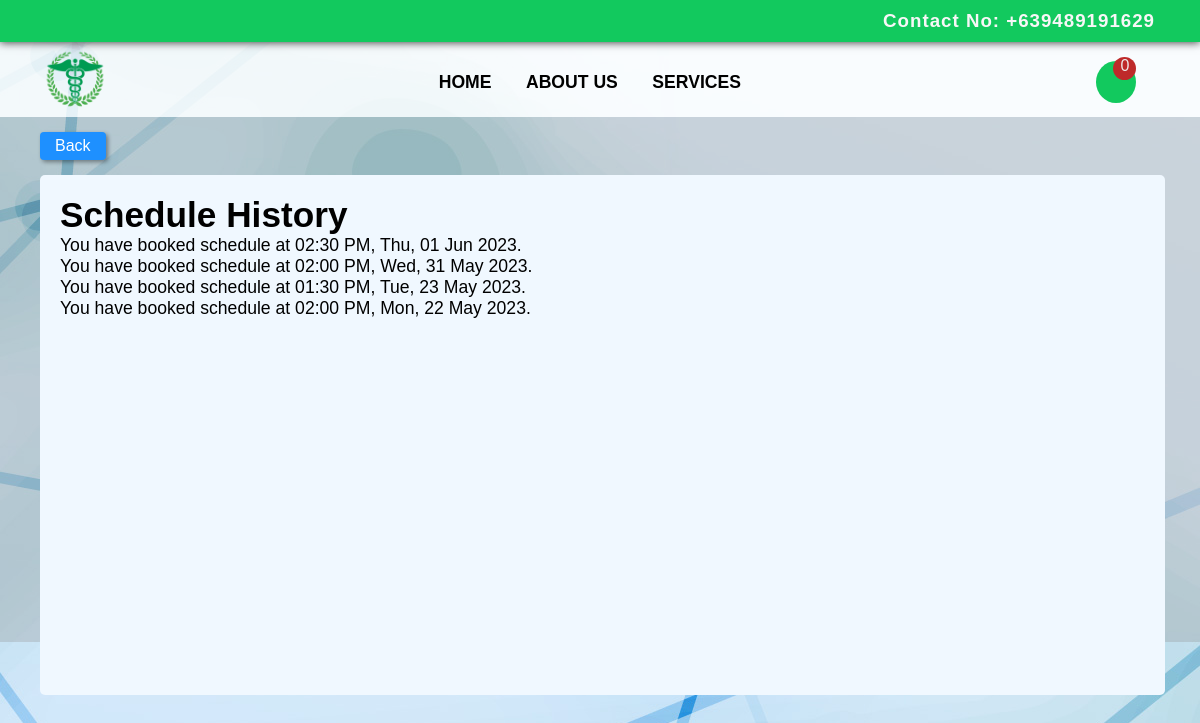
The app's page /customer/userhistory.php (signed in) with its own data.
### tables this page shows
CREATE TABLE `schedule` (
  `id` int(11) NOT NULL,
  `patient` text NOT NULL,
  `date` date NOT NULL,
  `time_sched` text NOT NULL,
  `service` text NOT NULL,
  `contact_sched` text NOT NULL,
  `status` text NOT NULL,
  `notify_status` text NOT NULL
);

### customer/userhistory.php (the view, shortened to what this page needs)
<?php
include "../database/dbconn.php";
$user_id = $_SESSION['id'];
$userprof = $mysqli->query("SELECT * FROM users where id = '$user_id'");
$userinfo = $userprof->fetch_assoc();
$userfirst = $userinfo['firstname'];
$userlast = $userinfo['lastname'];
?>
<!DOCTYPE html>
<html lang="en">
<head>
    <link rel="stylesheet" href="../css/medweb.css">
    <link rel="stylesheet" href="../css/googleFonts.css">
    <link rel="stylesheet" href="css/userhistory.css">
</head>
<body>
    <?php include 'include/unavbar.php' ?>
    <div class="user_content">
        <button><a href="homepage.php">Back</a></button>
        <div class="user_wrapper">
            <?php
            $tabid = $userfirst . ' ' . $userlast;
            $result = $mysqli->query("SELECT * FROM schedule where patient = '$tabid' ORDER BY id desc"); ?>
            <div class="userhist">
                <h1>Schedule History</h1>
                <?php while ($users = $result->fetch_assoc()) {
                    $d = $users['date'];
                    $a = explode(" ", $d);
                    [$su] = $a;
                    $newdate = date("D, d M Y", strtotime($su));
                ?>
                    <p><?=
                        'You have booked schedule at ' .  $users['time_sched'] . ', ' . $newdate . '.' ?></p>
                <?php } ?>
            </div>
        </div>
    </div>
</body>
</html>

### css/medweb.css (style rules this page uses)
:root { --color1: #09c065; --shadow: #4b4b4b; --bgrey: #fffc; --textwhite: #f8f7f7; --hovercolor: #0e7424; }
* { margin: 0; padding: 0; box-sizing: border-box; scroll-behavior: smooth; font-family: poppins, sans-serif; }
body { background: url(../imgs/bg.jpg) no-repeat; width: 100%; }

### customer/css/userhistory.css (style rules this page uses)
* { margin: 0; padding: 0; box-sizing: border-box; font-family: 'poppins', sans-serif; }
.user_content { background-color: rgba(143, 143, 143, 0.3); width: 100%; height: 525px; padding: 15px 15px 0 15px; }
.user_content button { margin-left: 25px; padding: 5px 15px 5px 15px; border: transparent; box-shadow: 2px 2px 4px rgba(0,0,0,0.4); background: dodgerblue; color: white; border-radius: 4px; cursor: pointer; }
.user_content button a { text-decoration: none; font-size: 1rem; color: #fff; }
.user_wrapper { display: flex; gap: 30px; }
.userhist { background: aliceblue; width: 100%; height: 65vh; margin: 0 20px 0 25px; position: relative; top: 15px; left: 0; border-radius: 5px; font-size: 1.1rem; padding: 20px; }

### records on screen
schedule: time_sched "02:30 PM", newdate "Thu, 01 Jun 2023"
schedule: time_sched "02:00 PM", newdate "Wed, 31 May 2023"
schedule: time_sched "01:30 PM", newdate "Tue, 23 May 2023"
schedule: time_sched "02:00 PM", newdate "Mon, 22 May 2023"

### other values on screen
$ncount['notifCount'] "0"
